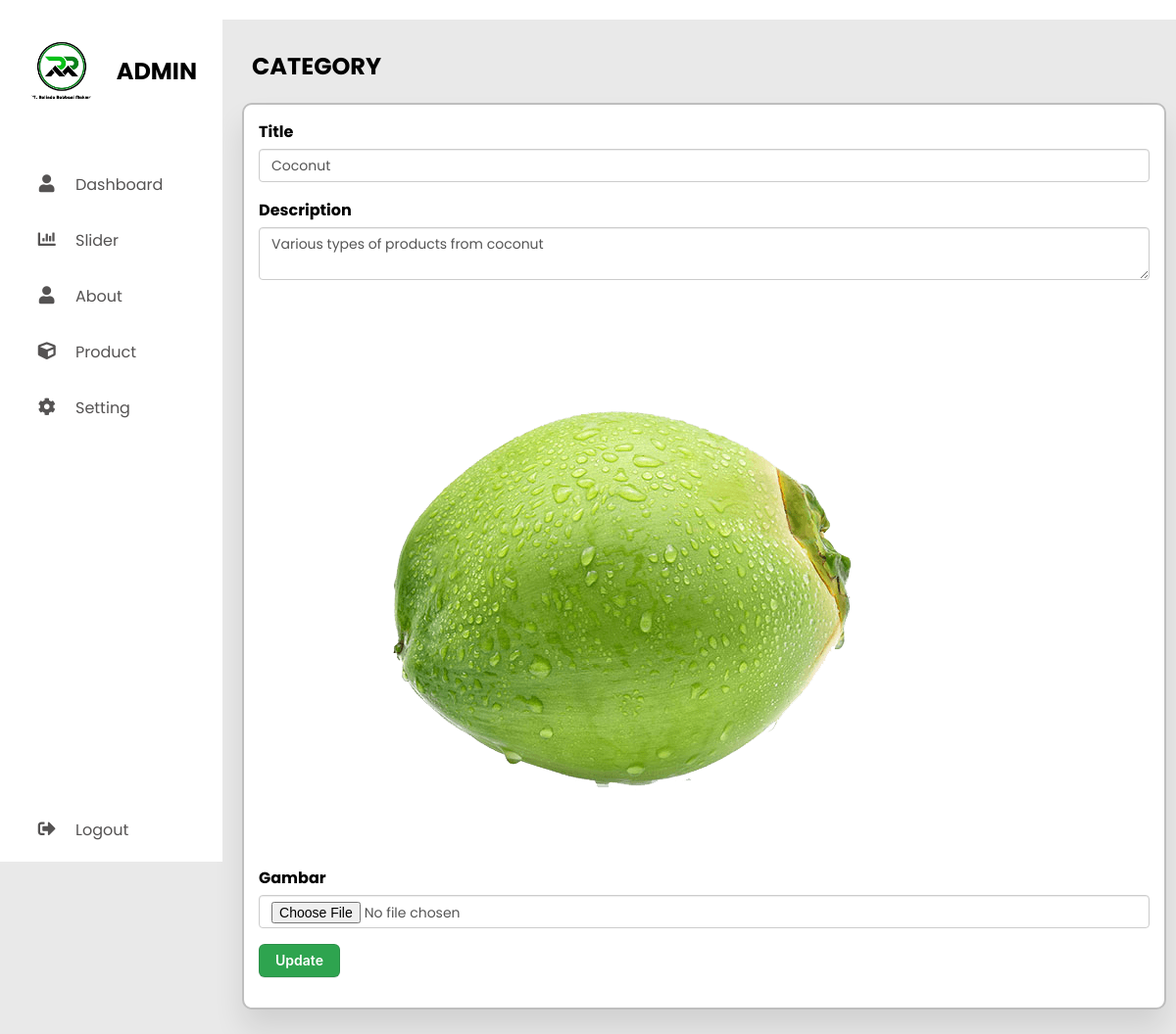
Screenshot of /admin/?page=edit_category&id=1 with the database file from the repository.
### tables this page shows
CREATE TABLE IF NOT EXISTS `category` (
  `id` int NOT NULL AUTO_INCREMENT,
  `title` varchar(100) DEFAULT NULL,
  `desc` varchar(200) DEFAULT NULL,
  `image` varchar(100) DEFAULT NULL,
  PRIMARY KEY (`id`)
);

### admin/edit_category.php (the view, shortened to what this page needs)
<section class="main">
    <div class="main-top">
    </div>
    <?php
        include('db/connection.php');
        $id = $_GET['id'];
        $query = "SELECT * FROM category WHERE id = '$id'";
        $result = mysqli_query($conn,$query);
        $category = mysqli_fetch_assoc($result);
    ?>
    <div class="main-body">
        <h1>CATEGORY</h1>
        <div class="card">
            <form method="POST" action="action/update_category.php" enctype="multipart/form-data">
                <div class="form-group">
                    <label >Title</label>
                    <input type="text" name="title" value="<?php echo $category['title']; ?>">
                </div>
                <div class="form-group">
                    <label >Description</label>
                    <textarea name="desc"><?php echo $category['desc']; ?></textarea>
                </div>
                <div class="form-group">
                    <label>Gambar</label>
                    <img src="../image/<?php echo $category['image']; ?>" class="image">
                    <input type="file" name="image">
                </div>
                <div class="form-group">
                    <button type="submit" class="button-3">Update</button>
                </div>
            </form>
        </div>
    </div>
</section>

### admin/assets/css/style.css (style rules this page uses)
* { margin: 0; padding: 0; outline: none; border: none; text-decoration: none; list-style: none; box-sizing: border-box; font-family: "Poppins", sans-serif; }
body { background: rgb(233, 233, 233); }
.main { width: 100%; }
.main-top { width: 100%; background: #fff; padding: 10px; text-align: center; font-size: 18px; letter-spacing: 2px; text-transform: uppercase; color: rgb(43, 43, 43); }
.main-body { padding: 10px 10px 10px 20px; }
h1 { margin: 20px 10px; }
input { padding: 10px; border: 1px solid rgb(141, 141, 141); display: block; width: 100%; height: 34px; padding: 6px 12px; font-size: 14px; line-height: 1.42857143; color: #555; background-color: #fff; background-image: none; border: 1px solid #ccc; border-radius: 4px; -webkit-box-shadow: inset 0 1px 1px rgba(0, 0, 0, .075); box-shadow: inset 0 1px 1px rgba(0, 0, 0, .075); -webkit-transition: border-color ease-in-out .15s, -webkit-box-shadow ease-in-out .15s; -o-transition: border-color ease-in-out .15s, box-shadow ease-in-out .15s; transition: border-color ease-in-out .15s, box-shadow ease-in-out .15s; }
textarea { padding: 10px; border: 1px solid rgb(141, 141, 141); display: block; width: 100%; padding: 6px 12px; font-size: 14px; line-height: 1.42857143; color: #555; background-color: #fff; background-image: none; border: 1px solid #ccc; border-radius: 4px; -webkit-box-shadow: inset 0 1px 1px rgba(0, 0, 0, .075); box-shadow: inset 0 1px 1px rgba(0, 0, 0, .075); -webkit-transition: border-color ease-in-out .15s, -webkit-box-shadow ease-in-out .15s; -o-transition: border-color ease-in-out .15s, box-shadow ease-in-out .15s; transition: border-color ease-in-out .15s, box-shadow ease-in-out .15s; }
.card { width: 100%; padding: 15px; cursor: pointer; border-radius: 10px; background: #fff; margin-bottom: 15px; border: 2px solid rgb(190, 190, 190); box-shadow: 0 20px 30px rgba(0, 0, 0, 0.1); }
.button-3 { appearance: none; background-color: #2ea44f; border: 1px solid rgba(27, 31, 35, .15); border-radius: 6px; box-shadow: rgba(27, 31, 35, .1) 0 1px 0; box-sizing: border-box; color: #fff; cursor: pointer; display: inline-block; font-family: -apple-system,system-ui,"Segoe UI",Helvetica,Arial,sans-serif,"Apple Color Emoji","Segoe UI Emoji"; font-size: 14px; font-weight: 600; line-height: 20px; padding: 6px 16px; position: relative; text-align: center; text-decoration: none; user-select: none; -webkit-user-select: none; touch-action: manipulation; vertical-align: middle; white-space: nowrap; }
label { display: inline-block; max-width: 100%; margin-bottom: 5px; font-weight: 700; }
.form-group { margin-bottom: 1rem; width: 100%; }

### rows the page displays
category: title "Coconut", desc "Various types of products from coconut", image (picture)
